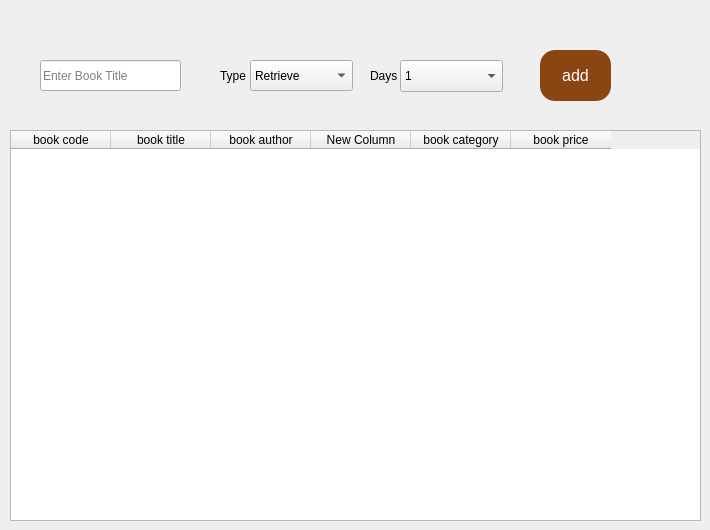
    <widget class="QWidget" name="tab">
     <attribute name="title">
      <string>Tab 1</string>
     </attribute>
     <widget class="QTableWidget" name="tableWidget">
      <property name="geometry">
       <rect>
        <x>10</x>
        <y>130</y>
        <width>691</width>
        <height>391</height>
       </rect>
      </property>
      <column>
       <property name="text">
        <string>book code</string>
       </property>
      </column>
      <column>
       <property name="text">
        <string>book title</string>
       </property>
      </column>
      <column>
       <property name="text">
        <string>book author</string>
       </property>
      </column>
      <column>
       <property name="text">
        <string>New Column</string>
       </property>
      </column>
      <column>
       <property name="text">
        <string>book category</string>
       </property>
      </column>
      <column>
       <property name="text">
        <string>book price</string>
       </property>
      </column>
     </widget>
     <widget class="QPushButton" name="pushButton_6">
      <property name="geometry">
       <rect>
        <x>540</x>
        <y>50</y>
        <width>71</width>
        <height>51</height>
       </rect>
      </property>
      <property name="font">
       <font>
        <pointsize>-1</pointsize>
       </font>
      </property>
      <property name="styleSheet">
       <string notr="true">QPushButton {
    border-radius: 15px;
    background-color: #8B4513;  /* Цвет: Шоколадный */
    color: white;
    font-size: 16px;
    border: none;
    padding: 10px 20px;
}

QPushButton:hover {
    background-color: #A0522D;  /* Светлее при наведении */
}

QPushButton:pressed {
    background-color: #5C3317;  /* Темнее при нажатии */
}</string>
      </property>
      <property name="text">
       <string>add</string>
      </property>
      <property name="iconSize">
       <size>
        <width>40</width>
        <height>40</height>
       </size>
      </property>
     </widget>
     <widget class="QLineEdit" name="lineEdit">
      <property name="geometry">
       <rect>
        <x>40</x>
        <y>60</y>
        <width>141</width>
        <height>31</height>
       </rect>
      </property>
      <property name="placeholderText">
       <string>Enter Book Title</string>
      </property>
     </widget>
     <widget class="QComboBox" name="comboBox">
      <property name="geometry">
       <rect>
        <x>250</x>
        <y>60</y>
        <width>103</width>
        <height>31</height>
       </rect>
      </property>
      <item>
       <property name="text">
        <string>Retrieve</string>
       </property>
      </item>
      <item>
       <property name="text">
        <string>Rent</string>
       </property>
      </item>
     </widget>
     <widget class="QComboBox" name="comboBox_2">
      <property name="geometry">
       <rect>
        <x>400</x>
        <y>60</y>
        <width>103</width>
        <height>32</height>
       </rect>
      </property>
      <item>
       <property name="text">
        <string>1</string>
       </property>
      </item>
      <item>
       <property name="text">
        <string>2</string>
       </property>
      </item>
      <item>
       <property name="text">
        <string>3</string>
       </property>
      </item>
      <item>
       <property name="text">
        <string>4</string>
       </property>
      </item>
      <item>
       <property name="text">
        <string>5</string>
       </property>
      </item>
      <item>
       <property name="text">
        <string>6</string>
       </property>
      </item>
      <item>
       <property name="text">
        <string>7</string>
       </property>
      </item>
      <item>
       <property name="text">
        <string>8</string>
       </property>
      </item>
      <item>
       <property name="text">
        <string>9</string>
       </property>
      </item>
      <item>
       <property name="text">
        <string>10</string>
       </property>
      </item>
     </widget>
     <widget class="QLabel" name="label">
      <property name="geometry">
       <rect>
        <x>220</x>
        <y>50</y>
        <width>31</width>
        <height>51</height>
       </rect>
      </property>
      <property name="text">
       <string>Type</string>
      </property>
     </widget>
     <widget class="QLabel" name="label_2">
      <property name="geometry">
       <rect>
        <x>370</x>
        <y>65</y>
        <width>31</width>
        <height>21</height>
       </rect>
      </property>
      <property name="text">
       <string>Days</string>
      </property>
     </widget>
    </widget>
